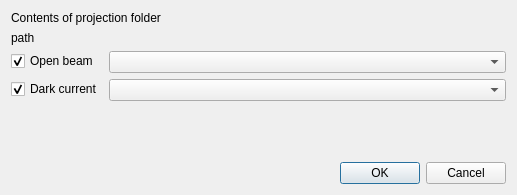
<?xml version="1.0" encoding="UTF-8"?>
<ui version="4.0">
 <class>ReferenceFileDlg</class>
 <widget class="QDialog" name="ReferenceFileDlg">
  <property name="geometry">
   <rect>
    <x>0</x>
    <y>0</y>
    <width>517</width>
    <height>195</height>
   </rect>
  </property>
  <property name="windowTitle">
   <string>Select reference files</string>
  </property>
  <layout class="QVBoxLayout" name="verticalLayout_2">
   <item>
    <widget class="QLabel" name="label">
     <property name="text">
      <string>Contents of projection folder</string>
     </property>
    </widget>
   </item>
   <item>
    <widget class="QLabel" name="label_path">
     <property name="text">
      <string>path</string>
     </property>
    </widget>
   </item>
   <item>
    <layout class="QFormLayout" name="formLayout">
     <property name="labelAlignment">
      <set>Qt::AlignLeading|Qt::AlignLeft|Qt::AlignVCenter</set>
     </property>
     <property name="formAlignment">
      <set>Qt::AlignLeading|Qt::AlignLeft|Qt::AlignTop</set>
     </property>
     <item row="1" column="0">
      <widget class="QCheckBox" name="checkBox_darkCurrent">
       <property name="toolTip">
        <string>Update dark current information if checked</string>
       </property>
       <property name="text">
        <string>Dark current</string>
       </property>
       <property name="checked">
        <bool>true</bool>
       </property>
      </widget>
     </item>
     <item row="1" column="1">
      <widget class="QComboBox" name="comboBox_darkCurrent">
       <property name="toolTip">
        <string>List of masks to select for dark current</string>
       </property>
      </widget>
     </item>
     <item row="0" column="0">
      <widget class="QCheckBox" name="checkBox_openBeam">
       <property name="toolTip">
        <string>Update open beam information if checked</string>
       </property>
       <property name="text">
        <string>Open beam</string>
       </property>
       <property name="checked">
        <bool>true</bool>
       </property>
      </widget>
     </item>
     <item row="0" column="1">
      <widget class="QComboBox" name="comboBox_openBeam">
       <property name="minimumSize">
        <size>
         <width>250</width>
         <height>0</height>
        </size>
       </property>
       <property name="toolTip">
        <string>List of file masks to select for open beam</string>
       </property>
      </widget>
     </item>
    </layout>
   </item>
   <item>
    <spacer name="verticalSpacer">
     <property name="orientation">
      <enum>Qt::Vertical</enum>
     </property>
     <property name="sizeHint" stdset="0">
      <size>
       <width>20</width>
       <height>40</height>
      </size>
     </property>
    </spacer>
   </item>
   <item>
    <widget class="QDialogButtonBox" name="buttonBox">
     <property name="orientation">
      <enum>Qt::Horizontal</enum>
     </property>
     <property name="standardButtons">
      <set>QDialogButtonBox::Cancel|QDialogButtonBox::Ok</set>
     </property>
    </widget>
   </item>
  </layout>
 </widget>
 <resources/>
 <connections>
  <connection>
   <sender>buttonBox</sender>
   <signal>accepted()</signal>
   <receiver>ReferenceFileDlg</receiver>
   <slot>accept()</slot>
   <hints>
    <hint type="sourcelabel">
     <x>248</x>
     <y>254</y>
    </hint>
    <hint type="destinationlabel">
     <x>157</x>
     <y>274</y>
    </hint>
   </hints>
  </connection>
  <connection>
   <sender>buttonBox</sender>
   <signal>rejected()</signal>
   <receiver>ReferenceFileDlg</receiver>
   <slot>reject()</slot>
   <hints>
    <hint type="sourcelabel">
     <x>316</x>
     <y>260</y>
    </hint>
    <hint type="destinationlabel">
     <x>286</x>
     <y>274</y>
    </hint>
   </hints>
  </connection>
 </connections>
</ui>
